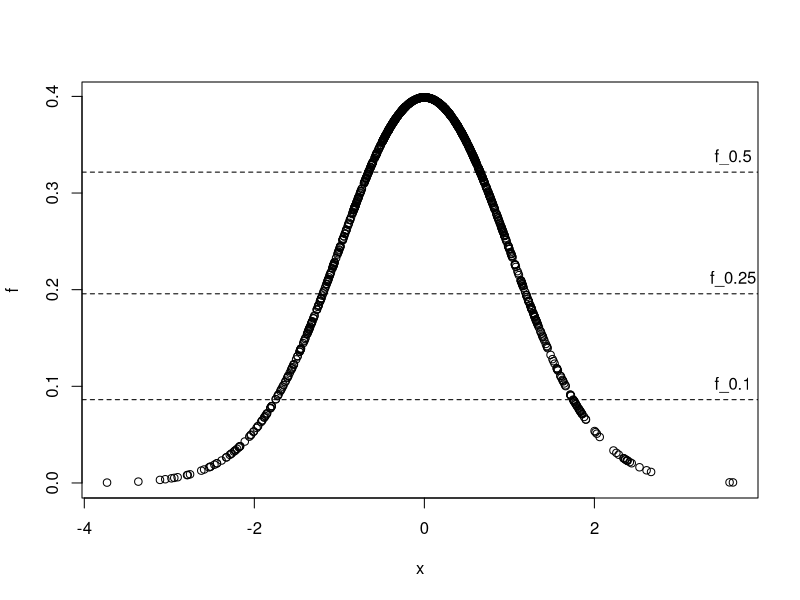
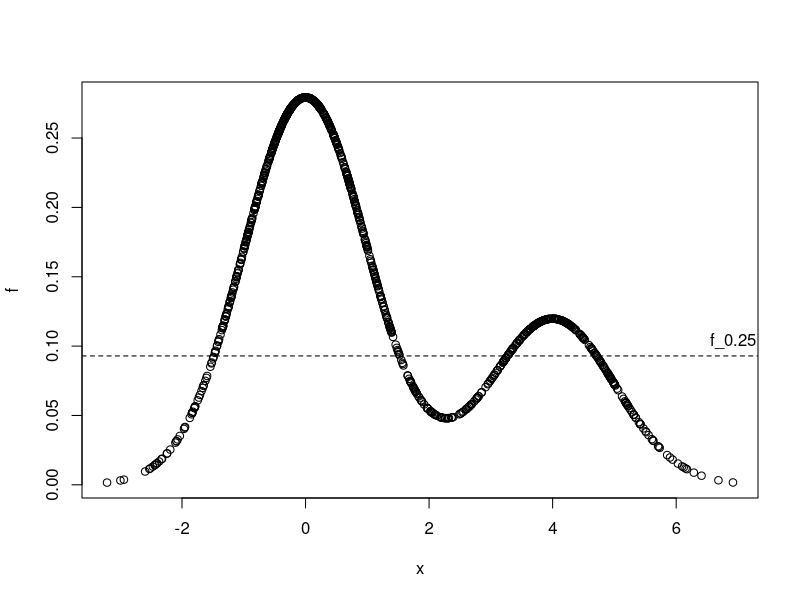
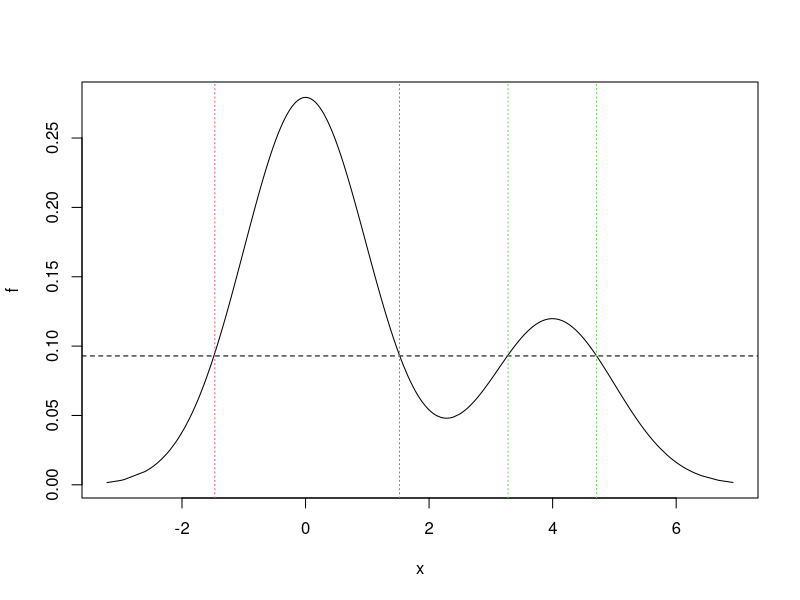

Reproduce these figures in R, in order.
library(mclust)


### Name: hdrlevels
### Title: Highest Density Region (HDR) Levels
### Aliases: hdrlevels
### Keywords: density

### ** Examples

# Example: univariate Gaussian
x <- rnorm(1000)
f <- dnorm(x)
a <- c(0.5, 0.25, 0.1)
(f_a <- hdrlevels(f, prob = 1-a))

plot(x, f)
abline(h = f_a, lty = 2)
text(max(x), f_a, labels = paste0("f_", a), pos = 3)

mean(f > f_a[1])
range(x[which(f > f_a[1])])
qnorm(1-a[1]/2)

mean(f > f_a[2])
range(x[which(f > f_a[2])])
qnorm(1-a[2]/2)

mean(f > f_a[3])
range(x[which(f > f_a[3])])
qnorm(1-a[3]/2)

# Example 2: univariate Gaussian mixture
set.seed(1)
cl <- sample(1:2, size = 1000, prob = c(0.7, 0.3), replace = TRUE)
x <- ifelse(cl == 1, 
            rnorm(1000, mean = 0, sd = 1),
            rnorm(1000, mean = 4, sd = 1))
f <- 0.7*dnorm(x, mean = 0, sd = 1) + 0.3*dnorm(x, mean = 4, sd = 1)

a <- 0.25
(f_a <- hdrlevels(f, prob = 1-a))

plot(x, f)
abline(h = f_a, lty = 2)
text(max(x), f_a, labels = paste0("f_", a), pos = 3)

mean(f > f_a)

# find the regions of HDR
ord <- order(x)
f <- f[ord]
x <- x[ord]
x_a <- x[f > f_a]
j <- which.max(diff(x_a))
region1 <- x_a[c(1,j)]
region2 <- x_a[c(j+1,length(x_a))]
plot(x, f, type = "l")
abline(h = f_a, lty = 2)
abline(v = region1, lty = 3, col = 2)
abline(v = region2, lty = 3, col = 3)
